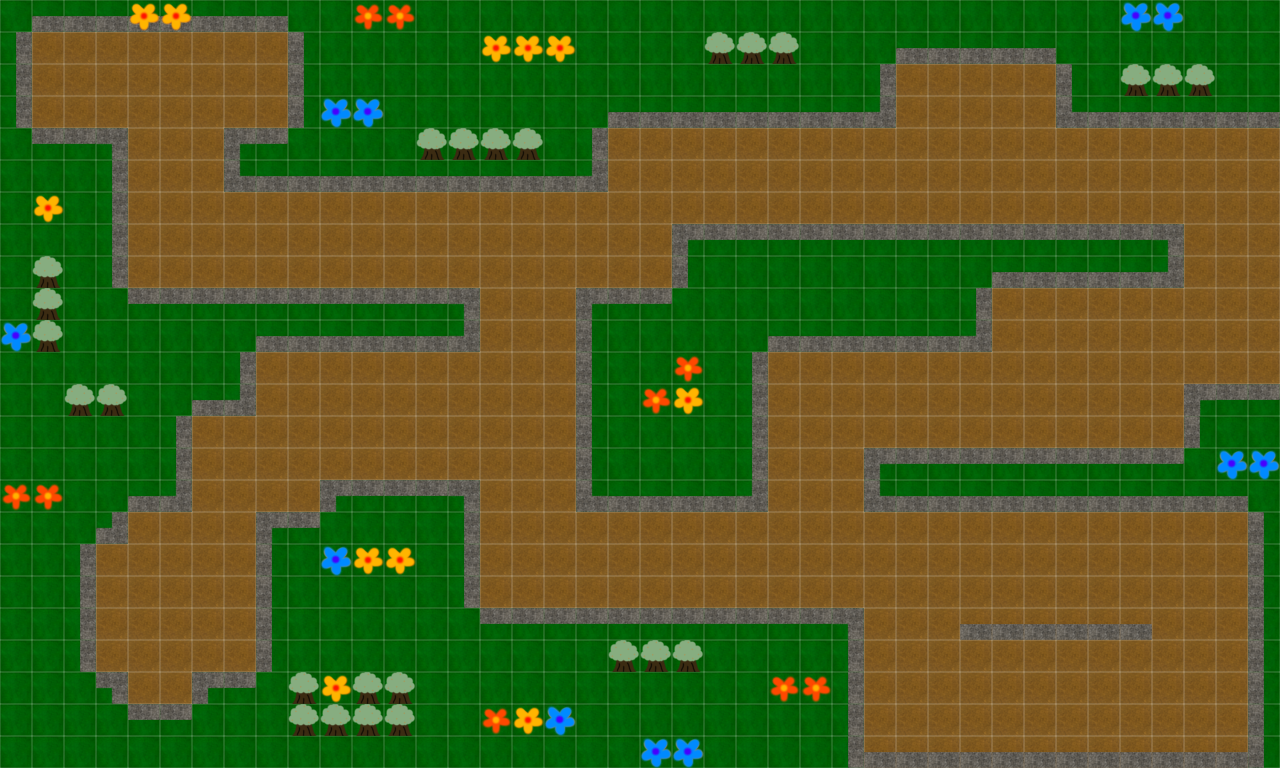

Rendered tile map (Tiled .tmx) drawn with the repository's tilesets; below, a short description and the map source with its tile grids summarised:
An orthogonal 40x24 tile map with 32x32 px tiles, 4 tile layers (background, ground, rock, deco), 14 tilesets.

<map version="1.0" tiledversion="1.0.3" orientation="orthogonal" renderorder="right-down" width="40" height="24" tilewidth="32" tileheight="32" nextobjectid="1">
 <tileset firstgid="1" name="1" tilewidth="32" tileheight="32" tilecount="1" columns="1">
  <image source="tile/smalltile/1.png" width="32" height="32" />
 </tileset>
 <tileset firstgid="2" name="2" tilewidth="32" tileheight="32" tilecount="1" columns="1">
  <image source="tile/smalltile/2.png" width="32" height="32" />
 </tileset>
 <tileset firstgid="3" name="3" tilewidth="32" tileheight="32" tilecount="1" columns="1">
  <image source="tile/smalltile/3.png" width="32" height="32" />
 </tileset>
 <tileset firstgid="4" name="4" tilewidth="32" tileheight="32" tilecount="1" columns="1">
  <image source="tile/smalltile/4.png" width="32" height="32" />
 </tileset>
 <tileset firstgid="5" name="grass" tilewidth="32" tileheight="32" tilecount="1" columns="1">
  <image source="tile/smalltile/grass.png" width="32" height="32" />
 </tileset>
 <tileset firstgid="6" name="ground" tilewidth="32" tileheight="32" tilecount="1" columns="1">
  <image source="tile/smalltile/ground.png" width="32" height="32" />
 </tileset>
 <tileset firstgid="7" name="rockhorizontal" tilewidth="32" tileheight="32" tilecount="1" columns="1">
  <image source="tile/smalltile/rockhorizontal.png" width="32" height="32" />
 </tileset>
 <tileset firstgid="8" name="rockleft" tilewidth="32" tileheight="32" tilecount="1" columns="1">
  <image source="tile/smalltile/rockleft.png" width="32" height="32" />
 </tileset>
 <tileset firstgid="9" name="rockright" tilewidth="32" tileheight="32" tilecount="1" columns="1">
  <image source="tile/smalltile/rockright.png" width="32" height="32" />
 </tileset>
 <tileset firstgid="10" name="rocktop" tilewidth="32" tileheight="32" tilecount="1" columns="1">
  <image source="tile/smalltile/rocktop.png" width="32" height="32" />
 </tileset>
 <tileset firstgid="11" name="tree" tilewidth="32" tileheight="32" tilecount="1" columns="1">
  <image source="tile/smalltile/tree.png" width="32" height="32" />
 </tileset>
 <tileset firstgid="12" name="flower1" tilewidth="32" tileheight="32" tilecount="1" columns="1">
  <image source="tile/flower4.png" width="32" height="32" />
 </tileset>
 <tileset firstgid="13" name="flower2" tilewidth="32" tileheight="32" tilecount="1" columns="1">
  <image source="tile/flower5.png" width="32" height="32" />
 </tileset>
 <tileset firstgid="14" name="flower3" tilewidth="32" tileheight="32" tilecount="1" columns="1">
  <image source="tile/flower6.png" width="32" height="32" />
 </tileset>
 <layer name="background" width="40" height="24">
  <data>[960 cells, 960 non-empty, 1 distinct tile ids]</data>
 </layer>
 <layer name="ground" width="40" height="24">
  <data>[960 cells, 440 non-empty, 2 distinct tile ids]</data>
 </layer>
 <layer name="rock" width="40" height="24">
  <data>[960 cells, 225 non-empty, 8 distinct tile ids]</data>
 </layer>
 <layer name="deco" width="40" height="24">
  <data>[960 cells, 56 non-empty, 4 distinct tile ids]</data>
 </layer>
</map>
